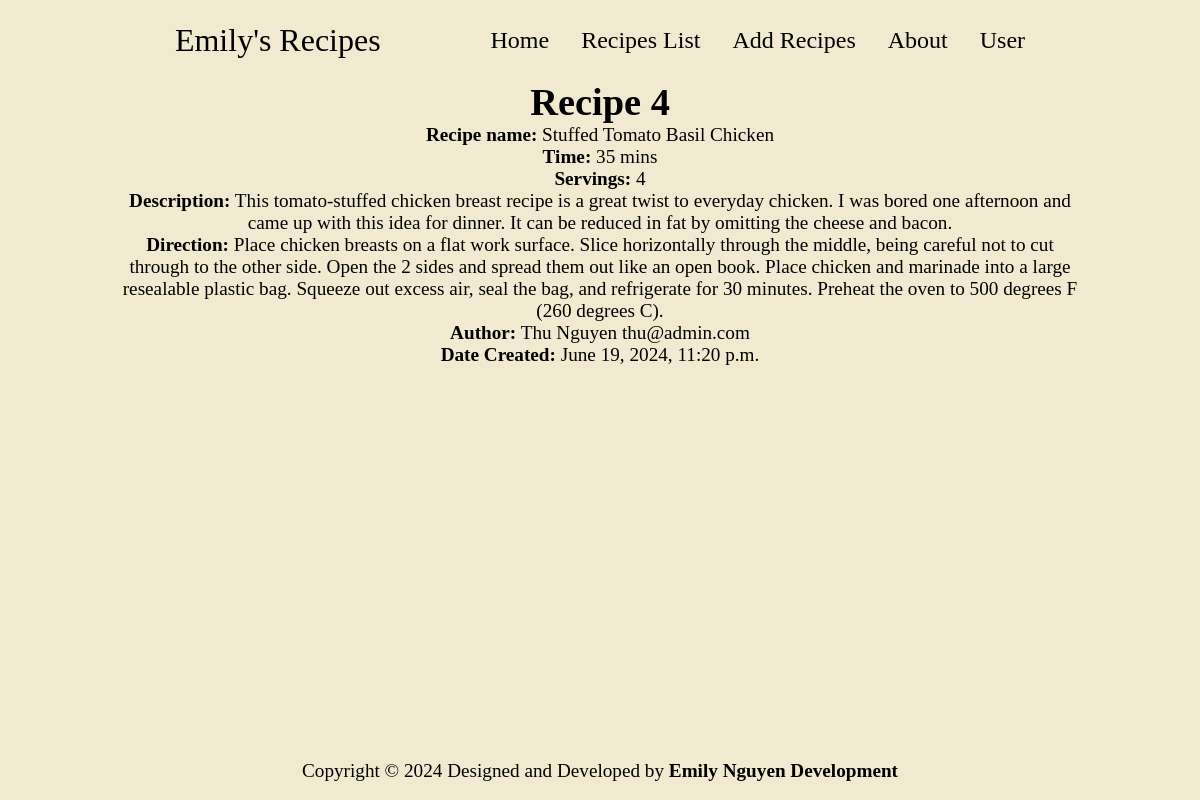
The page /recipes/4 on the database its author committed.
### recipes/models.py (models this page shows, shortened)
class Recipe(models.Model):
    name = models.CharField(max_length=64)
    time = models.IntegerField()
    servings = models.IntegerField()
    description = models.TextField()
    direction = models.TextField()
    author = models.ForeignKey(CustomUser, on_delete=models.CASCADE, related_name="recipes", null=True)
    date_created = models.DateTimeField(auto_now_add=True)
    date_updated = models.DateTimeField(auto_now=True)
    is_featured = models.BooleanField(default=False)

### users/models.py (models this page shows, shortened)
class CustomUser(AbstractBaseUser, PermissionsMixin):
    first = models.CharField(max_length=64, default="")
    last = models.CharField(max_length=64,  default="")
    username = models.CharField(max_length=64, default="", unique=True)
    email = models.EmailField(default="", unique=True)
    is_superuser = models.BooleanField(default=False)
    is_staff = models.BooleanField(default=False)
    date_created = models.DateTimeField(auto_now_add=True)
    last_login = models.DateTimeField(blank=True, null=True)
    objects = CustomUserManager()
    USERNAME_FIELD = "username"
    EMAIL_FIELD = "email"
    REQUIRED_FIELDS = ["email"]
    class Meta:
        verbose_name = 'User'
        verbose_name_plural = 'Users'
    def __str__(self):
        return f"{self.first} {self.last} {self.email}"

### recipes/views.py (the view)
# urls.py: path('<int:recipe_id>', views.singleRecipe, name='recipe'),
def singleRecipe(request, recipe_id):
    recipe = Recipe.objects.get(pk=recipe_id)
    return render(request, 'recipes/recipe.html',{
        'recipe': recipe
    })

### recipes/templates/recipes/recipe.html
{% extends "recipes/layout.html" %}
{% load static %}
{% block body %}
<div class="recipe">
    <h1>Recipe {{recipe.id}}</h1>
    <ul>
        <li><strong>Recipe name:</strong> {{recipe.name}}</li>
        <li><strong>Time:</strong> {{recipe.time}} mins</li>
        <li><strong>Servings:</strong> {{recipe.servings}}</li>
        <li><strong>Description:</strong> {{recipe.description}}</li>
        <li><strong>Direction:</strong> {{recipe.direction}}</li>
        <li><strong>Author:</strong> {{recipe.author}}</li>
        <li><strong>Date Created:</strong> {{recipe.date_created}}</li>
    </ul>
</div>
{% endblock %}

### static/styles/style.css (style rules this page uses)
* { margin: 0; padding: 0; }
body { min-height: 100vh; background-color: rgba(236, 227, 191, 0.726); color: black; font-size: 1.2rem; display: flex; flex-direction: column; width: 80%; margin: 0 auto; }

### recipes/static/recipes/styles/style.css (style rules this page uses)
.recipe li { list-style-type: none; }

### rows shown on the page
Recipe: id "4", name "Stuffed Tomato Basil Chicken", time "35", servings "4", description "This tomato-stuffed chicken breast recipe is a great twist to everyday chicken. I was bored one afternoon and came up with this idea for dinner. It can be reduced in fat by omitting the cheese and bacon.", direction "Place chicken breasts on a flat work surface. Slice horizontally through the middle, being careful not to cut through to the other side. Open the 2 sides and spread them out like an open book. Place chicken and marinade into a large resealable plastic bag. Squeeze out excess air, seal the bag, and refrigerate for 30 minutes. Preheat the oven to 500 degrees F (260 degrees C).", author "Thu Nguyen thu@admin.com", date_created "June 19, 2024, 11:20 p.m."
